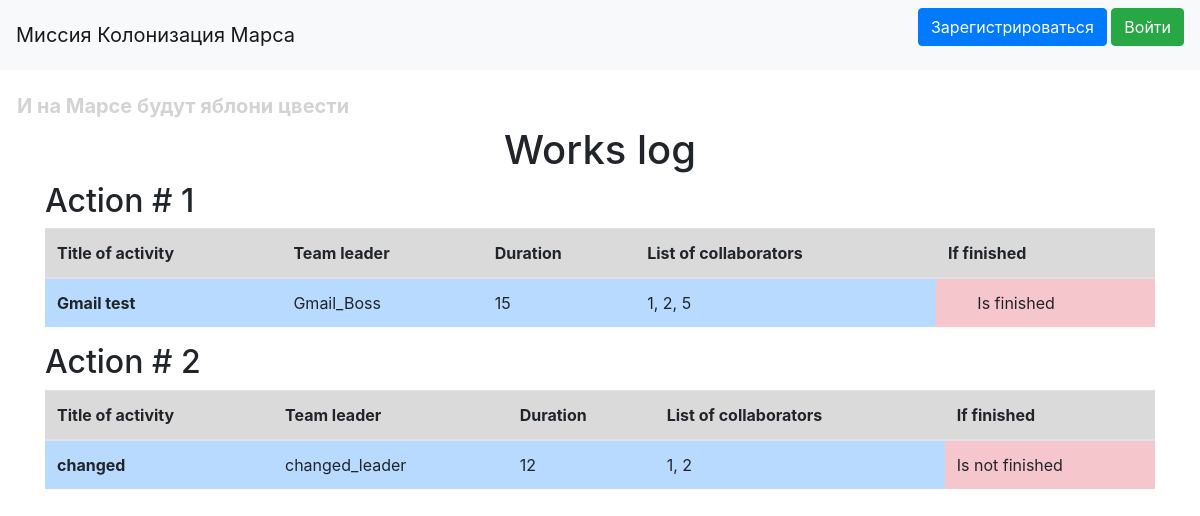
The page / on the database its author committed.
### data/works.py (models this page shows)
class Works(SqlAlchemyBase, SerializerMixin):
    __tablename__ = 'works'
    id = sqlalchemy.Column(sqlalchemy.Integer,
                           primary_key=True, autoincrement=True)
    title_of_activity = sqlalchemy.Column(sqlalchemy.String, default=None)
    team_leader = sqlalchemy.Column(sqlalchemy.String, default=None)
    work_size = sqlalchemy.Column(sqlalchemy.Integer, default=None)
    collaborators = sqlalchemy.Column(sqlalchemy.String, default=None)
    is_finished = sqlalchemy.Column(sqlalchemy.Boolean, default=None)
    user_id = sqlalchemy.Column(sqlalchemy.Integer,
                                sqlalchemy.ForeignKey("users.id"), default=None)
    user = orm.relationship('User')
    categories = orm.relationship("Category",
                                  secondary="association",
                                  backref="works")

### server.py (the view)
@app.route("/")
def index():
    db_sess = db_session.create_session()
    works = db_sess.query(Works)
    db_sess.close()
    return render_template("index.html", works=works)

### data/db_session.py (called while the page is built)
def create_session() -> Session:
    global __factory
    return __factory()

### templates/index.html (shortened to what this page needs)
{% extends "base.html" %}
{% block content %}
<h1 style="text-align: center">Works log</h1>
{% for i in works %}
<h2>Action # {{ i.id}}</h2>
<table class="table">
  <thead>
    <tr class="table-active">
      <th scope="col">Title of activity</th>
      <th scope="col">Team leader</th>
      <th scope="col">Duration</th>
      <th scope="col">List of collaborators</th>
      <th scope="col">If finished</th>
    </tr>
  </thead>
  <tbody>
    <tr>
      <th class="table-primary" scope="row">{{ i.title_of_activity }}</th>
      <td class="table-primary">{{ i.team_leader }}</td>
      <td class="table-primary">{{ i.work_size }}</td>
      <td class="table-primary">{{ i.collaborators }}</td>
      <td class="table-danger">{{ 'ㅤㅤIs finished' if i.is_finished else 'Is not finished' }}</td>
    </tr>
  </tbody>
</table>
{% endfor %}
{% endblock %}

### templates/base.html (shortened to what this page needs)
<!doctype html>
<html lang="en">
<head>
    <link rel="stylesheet"
          href="https://stackpath.bootstrapcdn.com/bootstrap/4.4.1/css/bootstrap.min.css"
>
    <link rel="stylesheet" href="static/style.css" />
</head>
<body>
<header>
    <nav class="navbar navbar-light bg-light">
        <a class="navbar-brand" href="#">Миссия Колонизация Марса</a>
        {% if current_user.is_authenticated %}
        <a class="navbar-brand" href="/logout">{{ current_user.name }}</a>
        {% else %}
        <p>
            <a class="btn btn-primary " href="/register">Зарегистрироваться</a>
            <a class="btn btn-success" href="/login">Войти</a>
        </p>
{% endif %}
    </nav>
</header>
<h5 style="color: lightgray; margin-left: 17px;"><br><b>И на Марсе будут яблони цвести</b></h5>
<main role="main" class="container">
    {% block content %}{% endblock %}
</main>
</body>
</html>

### rows shown on the page
Works: id "1", title_of_activity "Gmail test", team_leader "Gmail_Boss", work_size "15", collaborators "1, 2, 5", is_finished "ㅤㅤIs finished"
Works: id "2", title_of_activity "changed", team_leader "changed_leader", work_size "12", collaborators "1, 2", is_finished "Is not finished"
